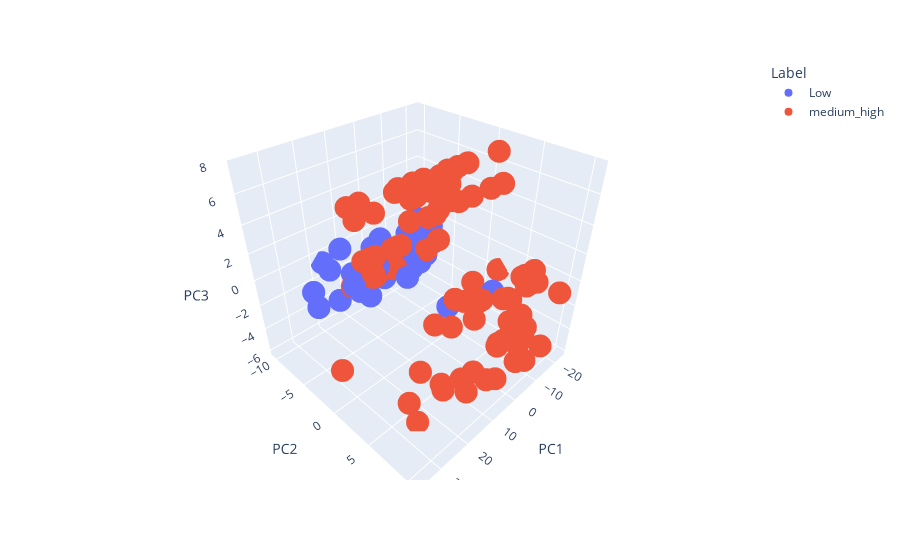

Source (notebook cell):
### Code cell
import plotly.express as plotly_express
figure = plotly_express.scatter_3d(pc_df,x="PC1",y="PC2",z="PC3",color="Label",)
figure.update_layout(showlegend=True)
figure.show()

### Figure 1 — Plotly figure (JSON) as saved in the notebook; plotly's stock layout.template omitted (floating-point values rounded to 4 significant figures; data arrays with more than 128 entries replaced by an {"elided": "..."} marker saying what was removed)
{"data": [{"hovertemplate": "Label=Low<br>PC1=%{x}<br>PC2=%{y}<br>PC3=%{z}<extra></extra>", "legendgroup": "Low", "marker": {"color": "#636efa", "symbol": "circle"}, "mode": "markers", "name": "Low", "scene": "scene", "showlegend": true, "type": "scatter3d", "x": {"elided": "303 float values"}, "y": {"elided": "303 float values"}, "z": {"elided": "303 float values"}}, {"hovertemplate": "Label=medium_high<br>PC1=%{x}<br>PC2=%{y}<br>PC3=%{z}<extra></extra>", "legendgroup": "medium_high", "marker": {"color": "#EF553B", "symbol": "circle"}, "mode": "markers", "name": "medium_high", "scene": "scene", "showlegend": true, "type": "scatter3d", "x": {"elided": "697 float values"}, "y": {"elided": "697 float values"}, "z": {"elided": "697 float values"}}], "layout": {"legend": {"title": {"text": "Label"}, "tracegroupgap": 0}, "margin": {"t": 60}, "scene": {"domain": {"x": [0, 1], "y": [0, 1]}, "xaxis": {"title": {"text": "PC1"}}, "yaxis": {"title": {"text": "PC2"}}, "zaxis": {"title": {"text": "PC3"}}}, "showlegend": true}}
